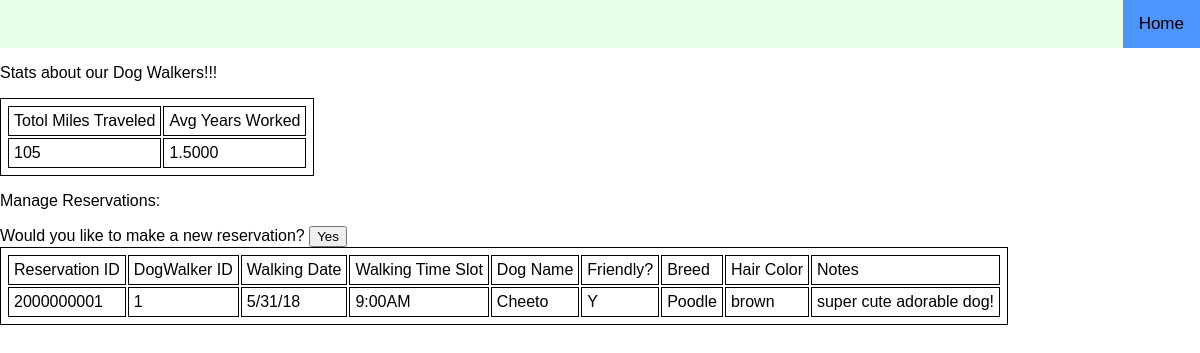
/reserve/reserve.php (signed in), run on the app's committed database.
### tables this page shows
create table reservation(
  `reservation_ID` int(9) NOT NULL AUTO_INCREMENT,
  `dogwalker_ID` int(9) NOT NULL,
  `client_ID` int(9) NOT NULL,
  `walking_date` varchar(10) NOT NULL,
  `walking_timeslot` varchar(10) NOT NULL,
  primary key (`reservation_ID`),
  foreign key (`dogwalker_ID`) references dog_walker (`dogwalker_ID`),
  foreign key (`client_ID`) references client (`client_ID`)
);

create table dog (
  `dog_ID` int(9) NOT NULL,
  `client_ID` int(9) NOT NULL,
  `dog_Name` varchar(30) NOT NULL,
  `friendly/not_friendly` char,  
  `breed` varchar(30),
  `hair_color` varchar(30),
  `notes` varchar(128),
  primary key (`dog_ID`),
  foreign key (`client_ID`) references client (`client_ID`) ON DELETE CASCADE
);

### reserve/reserve.php (called while the page is built, shortened)
<?php include $_SERVER['DOCUMENT_ROOT'].'/DogWalkerRegistration_COMP353/header.php' ?>
<?php
include $_SERVER['DOCUMENT_ROOT'].'/DogWalkerRegistration_COMP353/includes/db.inc.php';
$username = $_SESSION['userlogin'];
try{
  $query = "(SELECT client_ID FROM client WHERE username = '{$username}')";
  $sql2 = "SELECT * FROM reservation WHERE client_ID= {$query}";
  $reservATIONS= $pdo->query($sql2);
}
catch (PDOException $e3)
{
  $error = 'Error fetching reservations: ' . $e3->getMessage();
  include $_SERVER['DOCUMENT_ROOT'].'/DogWalkerRegistration_COMP353/errors/error.php';
  exit();
}
include 'reserve_home.html.php';

### reserve/reserve_home.html.php (the view, shortened to what this page needs)
<?php include $_SERVER['DOCUMENT_ROOT'].'/DogWalkerRegistration_COMP353/includes/db.inc.php';
try{
  $sql9 = "SELECT SUM(d.miles_traveled), AVG(d.years_worked) FROM dog_walker d; ";
  $stats= $pdo->query($sql9);
}
catch (PDOException $e3)
{
  $error = 'Error fetching reservations: ' . $e3->getMessage();
  include $_SERVER['DOCUMENT_ROOT'].'/DogWalkerRegistration_COMP353/errors/error.php';
  exit();
}
 ?>
<html>
  <head>
  </head>
  <body>
    <p>Stats about our Dog Walkers!!!  </p>
      <table>
        <tr>
            <td> <?php echo "Totol Miles Traveled" ?></td>
            <td> <?php echo "Avg Years Worked" ?></td>
        </tr>
        <?php foreach ($stats as $stat):?>
          <tr>
              <td> <?php echo $stat[0] ?></td>
              <td> <?php echo $stat[1] ?></td>
          </tr>
      </table>
    <?php endforeach; ?>
    <p>Manage Reservations: </p>
    <form action="?reservation" method="get"> Would you like to make a new reservation?
    <input type="submit" value="Yes">
   </form>
   <table >
     <tr>
       <td> <?php echo "Reservation ID"; ?> </td>
      <td> <?php echo "DogWalker ID"; ?> </td>
       <td> <?php echo "Walking Date"; ?> </td>
        <td> <?php echo "Walking Time Slot"; ?> </td>
        <td> <?php echo "Dog Name"; ?> </td>
        <td> <?php echo "Friendly?"; ?> </td>
        <td> <?php echo "Breed"; ?> </td>
        <td> <?php echo "Hair Color"; ?> </td>
        <td> <?php echo "Notes"; ?> </td>
      </tr>
   <?php foreach ($reservATIONS as $resX):
     try{
       $sql2 = 'SELECT * FROM dog WHERE client_ID= ?';
       $dog= $pdo->prepare($sql2);
       $dog->execute([$resX['client_ID']]);
       $dogX = $dog->fetch();
     }
     catch (PDOException $e3)
     {
       $error = 'Error fetching clients: ' . $e3->getMessage();
       include $_SERVER['DOCUMENT_ROOT'].'/DogWalkerRegistration_COMP353/errors/error.php';
       exit();
     }
      ?>
     <tr>
     <td> <?php echo $resX['reservation_ID']; ?> </td>
      <td> <?php echo $resX['dogwalker_ID']; ?> </td>
      <td> <?php echo $resX['walking_date']; ?> </td>
       <td> <?php echo $resX['walking_timeslot']; ?> </td>
      <td> <?php echo $dogX['dog_Name']; ?> </td>
      <td> <?php echo $dogX['friendly/not_friendly']; ?> </td>
      <td> <?php echo $dogX['breed']; ?> </td>
      <td> <?php echo $dogX['hair_color']; ?> </td>
      <td> <?php echo $dogX['notes']; ?> </td>
        </tr>
      <?php endforeach; ?>
      </table>
  </body>
</html>

### header.php (shortened to what this page needs)
<!DOCTYPE html>
<html>
<head>
</head>
<body>
<div class="topnav">
<a class="active" href=/DogWalkerRegistration_COMP353/index.php>Home</a>
</div>
</body>
</html>

### header.php (style rules this page uses)
body { margin: 0; font-family: Arial, Helvetica, sans-serif; }
.topnav { overflow: hidden; background-color: #e6ffe6; }
.topnav a { float: right; color: black; text-align: center; padding: 14px 16px; text-decoration: none; font-size: 17px; }
.topnav a.active { background-color: #4d94ff; color: black; }

### reserve/reserve_home.html.php (style rules this page uses)
table,th,td { border:1px solid black; padding:5px; }

### data on the page
reservation: reservation_ID "2000000001", dogwalker_ID "1", walking_date "5/31/18", walking_timeslot "9:00AM", dog.dog_Name "Cheeto", dog.friendly/not_friendly "Y", dog.breed "Poodle", dog.hair_color "brown", dog.notes "super cute adorable dog!"

### other printed values
$stat[0] "105"
$stat[1] "1.5000"
